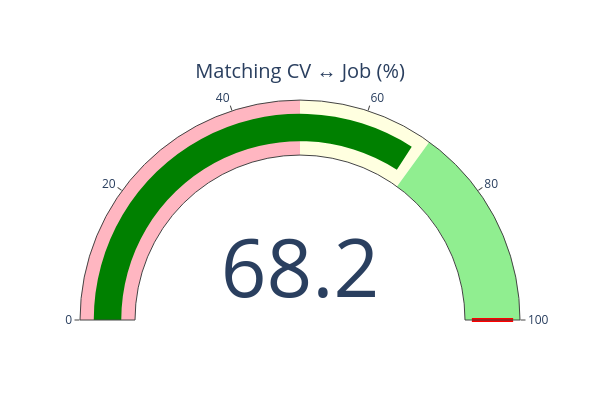

Notebook source saved alongside this figure:
### Markdown cell above
### Similarité entre le cv généré et l'offre job-teaser pour SBERT

### Code cell
# SBERT SIMILARITY – découpage en phrases
cv_sentences = [s.strip() for s in new_cv_text.split(". ") if s]
jd_sentences = [s.strip() for s in new_jd_text.split(". ") if s]

# On encode tous les blocs
cv_embs = model_nlp._sentence_model.encode(cv_sentences, convert_to_tensor=True)
jd_embs = model_nlp._sentence_model.encode(jd_sentences, convert_to_tensor=True)

# Calcul des similarités pairwise
cos_scores = util.cos_sim(cv_embs, jd_embs)  
max_score = cos_scores.max().item()  
score_percent = max_score * 100

print(f"Score de similarité SBERT : {max_score:.4f}")
print(f"Score en % : {score_percent:.2f}%")


# JAUGE

fig = go.Figure(go.Indicator(
    domain={'x': [0, 1], 'y': [0, 1]},
    value=score_percent,
    mode="gauge+number",
    title={'text': "Matching CV ↔ Job (%)"},
    gauge={
        'axis': {'range': [0, 100]},
        'steps': [
            {'range': [0, 50], 'color': "#FFB6C1"},
            {'range': [50, 70], 'color': "#FFFFE0"},
            {'range': [70, 100], 'color': "#90EE90"}
        ],
        'threshold': {
            'line': {'color': "red", 'width': 4},
            'thickness': 0.75,
            'value': 100
        }
    }
))

fig.update_layout(width=600, height=400)
fig.show()


# INTERPRÉTATION

if score_percent < 50:
    print(colored("Low chance, need to modify your CV!", "red", attrs=["bold"]))
elif score_percent < 70:
    print(colored("Good chance but you can improve further!", "yellow", attrs=["bold"]))
else:
    print(colored("Excellent! You can submit your CV.", "green", attrs=["bold"]))

### Figure 1 — Plotly figure (JSON) as saved in the notebook; plotly's stock layout.template omitted (floating-point values rounded to 4 significant figures)
{"data": [{"domain": {"x": [0, 1], "y": [0, 1]}, "gauge": {"axis": {"range": [0, 100]}, "steps": [{"color": "#FFB6C1", "range": [0, 50]}, {"color": "#FFFFE0", "range": [50, 70]}, {"color": "#90EE90", "range": [70, 100]}], "threshold": {"line": {"color": "red", "width": 4}, "thickness": 0.75, "value": 100}}, "mode": "gauge+number", "title": {"text": "Matching CV ↔ Job (%)"}, "type": "indicator", "value": 68.23}], "layout": {"height": 400, "width": 600}}
